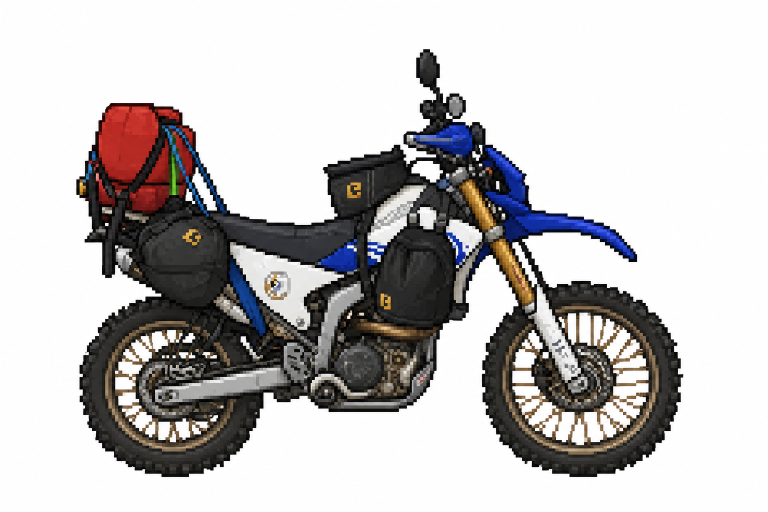
#> input picture assets/126CE00B-DCD6-48DC-A7F9-122E20733AD3.png, 1536 x 1024 px, given in place of bike.png, which was not available (shown at 1/2 size)
$ python optimise.py
#> lines starting #> are read from the running program, lines starting #| are printed output that depends on the picture; pictures that were not available may be replaced by others from this repository, and a replacement may not be noted
"""Shrink the game's sprites to the size they're actually drawn at.

The originals are 500-1200 px on their long edge but the game never draws them
larger than a few hundred CSS px, and game.js clamps the canvas at DPR 2 -- so
anything beyond 2x the drawn height is bytes the player downloads and the
browser immediately throws away when it downscales.

Each sprite is resized with Lanczos, then palette-quantised where that is
lossless enough to be invisible (these are flat renders, not photographs).
Writes into docs/assets/, leaving the originals untouched.

    python3 assets/optimise.py
"""
from PIL import Image
import numpy as np
import os

DPR_CAP = 2          # game.js: DPR = Math.min(devicePixelRatio, 2)
MARGIN = 1.1         # a little headroom for the odd oversized draw

# file -> the height in CSS px the game draws it at (LANDMARK_SIZE.h in game.js,
# EAGLE_H for the eagle). The bike is special: it's scaled by wheelbase.
DRAWN_H = {
    "mt-dare-hotel.png":  250,
    "birdsville-pub.png": 250,
    "big-red-sign.png":   200,
    "park-sign.png":      180,
    "stuck-bike.png":     130,
    "maccas-sign.png":    300,
    "eagle-sprite.png":   150,
    "tiger-sprite.png":   150,
    "brendan-sprite.png": 210,
    "river-gum.png":      400,
    "dingo-sprite.png":    74,
    "swag-sprite.png":     45,
    "beardie-sprite.png":  34,
    "frillneck-sprite.png": 54,
    "stumpy-sprite.png":   18,
    "eyre-creek-sign.png": 165,
    "poeppel-post.png":    140,
    "poeppel-sign.png":    190,
    # drawn to the wheel's measured diameter: 2r * SPRITE_SCALE, where the Jeep's
    # scale is 251/542.1
    "jeep-wheel-rear.png":  84,
    "jeep-wheel-front.png": 94,
}
# The rideable bikes are scaled by wheelbase rather than height, because that is what
# the game does: SPRITE_SCALE = BIKE_WHEELBASE / SPRITE.wheelbase. Keep in step with
# the sprite.wheelbase figures in the BIKES table.
BIKE_WHEELBASE = {"bike.png": 152, "ktm-bike.png": 152, "jeep-car.png": 251}
SPRITE_WHEELBASE = {"bike.png": 819, "ktm-bike.png": 621.3, "jeep-car.png": 542.1}

SRC = os.path.dirname(os.path.abspath(__file__))
DST = os.path.join(os.path.dirname(SRC), "docs", "assets")
os.makedirs(DST, exist_ok=True)


def target_size(name, im):
    w, h = im.size
    if name in SPRITE_WHEELBASE:
        scale = BIKE_WHEELBASE[name] / SPRITE_WHEELBASE[name]
        want_w = w * scale * DPR_CAP * MARGIN
        return max(1.0, w / want_w)
    want_h = DRAWN_H[name] * DPR_CAP * MARGIN
    return max(1.0, h / want_h)


def save_smallest(im, path):
    """Write the smaller of full-colour and palette-quantised.

    These sprites are flat renders carrying a lot of near-duplicate colours,
    which is what makes them compress so badly as 32-bit PNGs. A 255-entry
    palette is visually indistinguishable once the image is drawn at a third of
    its stored size, and typically takes 85% off. FASTOCTREE is used because it
    is the only Pillow method that handles an alpha channel.
    """
    im.save(path, optimize=True)
    plain = os.path.getsize(path)

    q = im.quantize(colors=255, method=Image.FASTOCTREE, dither=Image.NONE)
    tmp = path + ".q.png"
    q.save(tmp, optimize=True)
    if os.path.getsize(tmp) < plain:
        os.replace(tmp, path)
        # sanity-check the palette version really is close to the original
        err = quant_error(im, Image.open(path))
        assert err < 8, f"{os.path.basename(path)}: quantising shifted colours by {err:.1f}/255"
    else:
        os.remove(tmp)
    return os.path.getsize(path)


def quant_error(original, result):
    """Mean per-channel colour shift over the opaque pixels."""
    a = np.asarray(original.convert("RGBA"), dtype=float)
    b = np.asarray(result.convert("RGBA"), dtype=float)
    mask = a[..., 3] > 20
    if not mask.any():
        return 0.0
    return float(np.abs(a[..., :3] - b[..., :3])[mask].mean())


before = after = 0
for name in list(SPRITE_WHEELBASE) + list(DRAWN_H):
    src = os.path.join(SRC, name)
    im = Image.open(src).convert("RGBA")
    was = os.path.getsize(src)
    factor = target_size(name, im)
#> factor = 2.45
    new = (max(1, round(im.size[0] / factor)), max(1, round(im.size[1] / factor)))
#> new = (627, 418)
    out = im.resize(new, Image.LANCZOS) if factor > 1.02 else im
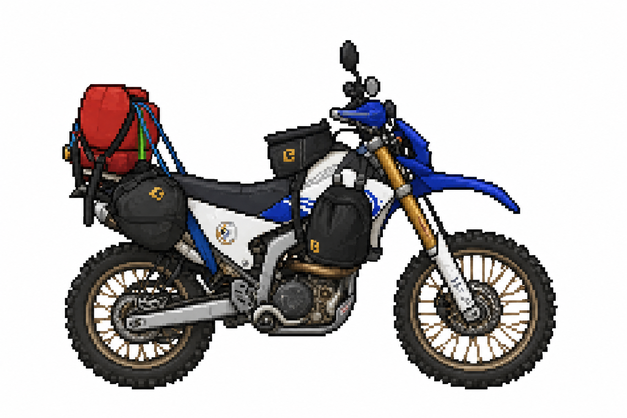
#> out: PIL image 627x418 RGBA; mean R, G, B, A 193.3, 190.7, 190.8, 255
    now = save_smallest(out, os.path.join(DST, name))
#> in quant_error, `mask = a[..., 3] > 20`: mask: shape (418, 627) bool; every value is 1
#> in save_smallest, `err = quant_error(im, Image.open(path))`: err = 0
    before += was
    after += now
#> after = 305082
    print(f"{name:22s} {im.size[0]:5d}x{im.size[1]:<5d} -> {new[0]:4d}x{new[1]:<4d}  "
          f"{was / 1024:7.0f} KB -> {now / 1024:6.0f} KB  ({100 * (1 - now / was):4.1f}% off)")
#| bike.png                1536x1024  ->  627x418      1352 KB ->    298 KB  (78.0% off)
#> pass 2 of the loop `for name in list(SPRITE_WHEELBASE) + list(DRAWN_H):`:
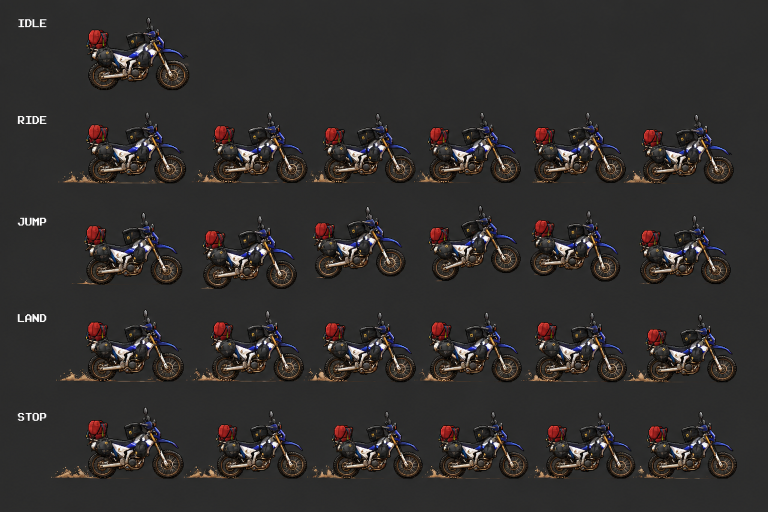
#> input picture assets/7805FD20-EB60-419E-B9D3-E2BE66E7EE15.png, 1536 x 1024 px, given in place of ktm-bike.png, which was not available (shown at 1/2 size)
#> factor = 1.86
#> new = (827, 551)
#> `out = im.resize(new, Image.LANCZOS) if factor > 1.02 else im`:
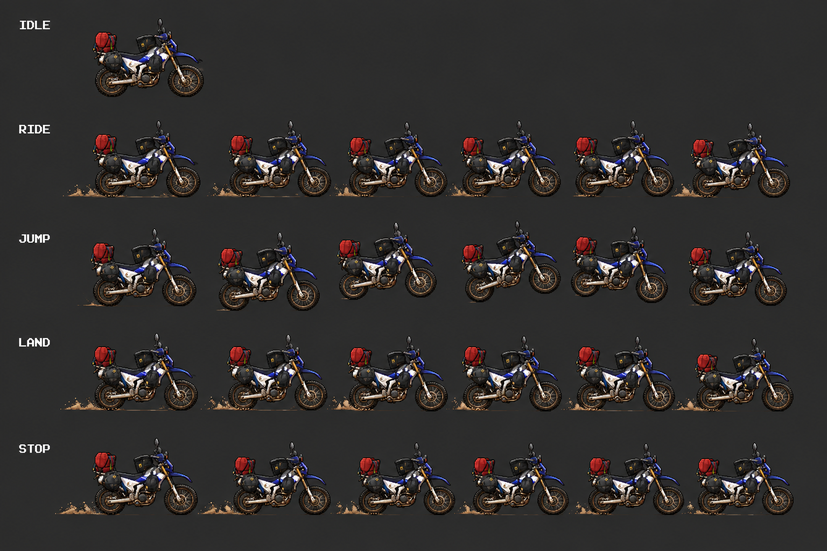
#> out: PIL image 827x551 RGBA; mean R, G, B, A 50.1, 47.2, 46.2, 255
#> q: PIL image 827x551 P
#> a: shape (551, 827, 4) float64
#> mask: shape (551, 827) bool; every value is 1
#> after = 937099
#| ktm-bike.png            1536x1024  ->  827x551      1946 KB ->    617 KB  (68.3% off)
#> (the run stopped early here; a loop or call above may not have finished)
